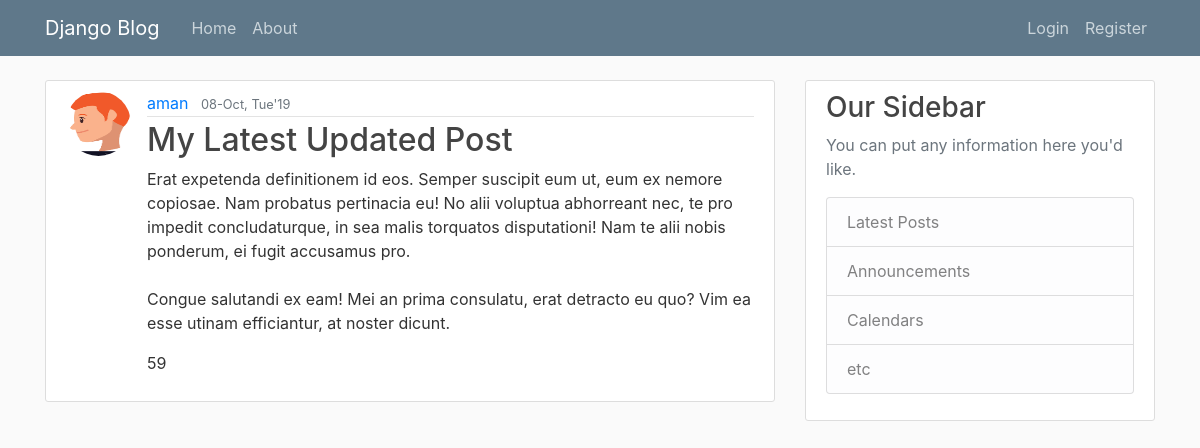
Page /post/59 on the committed database.
### blog/models.py (models this page shows, shortened)
class Post(models.Model):
    title = models.CharField(max_length=100)
    content = models.TextField()
    date_posted = models.DateTimeField(auto_now_add=True)
    author = models.ForeignKey(User, on_delete=models.CASCADE) #if user deleted, delete post too

### users/models.py (models this page shows, shortened)
class Profile(models.Model):
    user = models.OneToOneField(User, on_delete=models.CASCADE)
    image = models.ImageField(default='default.jpg', upload_to='profile_pics')

### blog/views.py (the view)
# urls.py: path('post/<int:pk>', PostDetailView.as_view() , name='post-detail'),
class PostDetailView(DetailView):
    model = Post

### blog/templates/blog/post_detail.html (shortened to what this page needs)
{% extends "blog/base.html" %}
{% block content %}
<article class="media content-section">
    <img class='rounded-circle article-img' src="{{ object.author.profile.image.url }}" alt="">
    <div class="media-body">
        <div class="article-metadata">
            <a class="mr-2" href="{% url 'user-post' object.author.username  %}">{{ object.author }}</a>
            <small class="text-muted">{{ object.date_posted | date:"d-M, D'y  " }}</small>
        </div>
        <h2 class="article-title">{{ object.title }}</h2>
        <p class="article-content">{{ object.content }}</p>
        <p class="article-content">{{ object.pk }}</p>
    </div>
</article>
{% endblock content %}

### blog/static/blog/main.css (style rules this page uses)
body { background: #fafafa; color: #333333; margin-top: 5rem; }
h1, h2, h3, h4, h5, h6 { color: #444444; }
.content-section { background: #ffffff; padding: 10px 20px; border: 1px solid #dddddd; border-radius: 3px; margin-bottom: 20px; }
.article-title { color: #444444; }
.article-content { white-space: pre-line; }
.article-img { height: 65px; width: 65px; margin-right: 16px; }
.article-metadata { padding-bottom: 1px; margin-bottom: 4px; border-bottom: 1px solid #e3e3e3 }

### rows in the picture
Post: author.profile.image (picture), author "aman", date_posted "08-Oct, Tue'19", title "My Latest Updated Post", content "Erat expetenda definitionem id eos. Semper suscipit eum ut, eum ex nemore copiosae. Nam probatus pertinacia eu! No alii voluptua abhorreant nec, te pro impedit concludaturque, in sea malis torquatos disputationi! Nam te alii nobis ponderum, ei fugit accusamus pro. Congue salutandi ex eam! Mei an prima consulatu, erat detracto eu quo? Vim ea esse utinam efficiantur, at noster dicunt.", pk "59"
